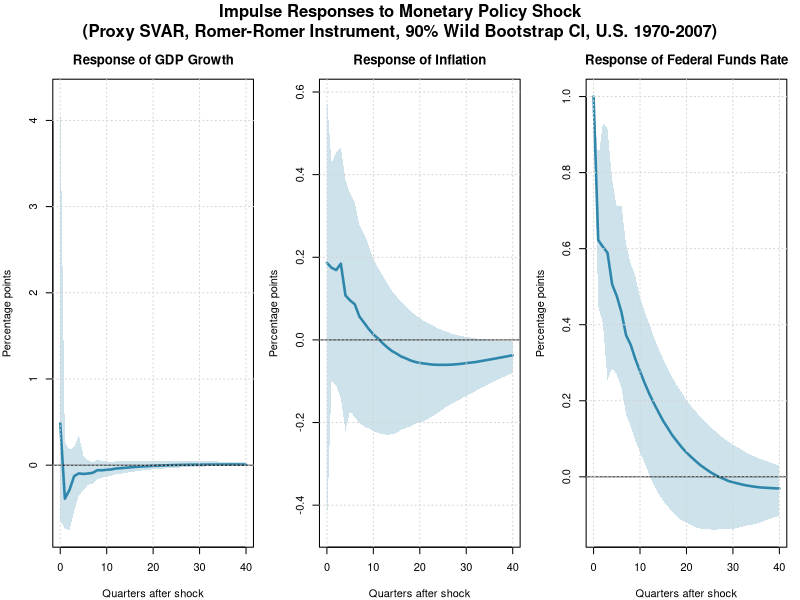
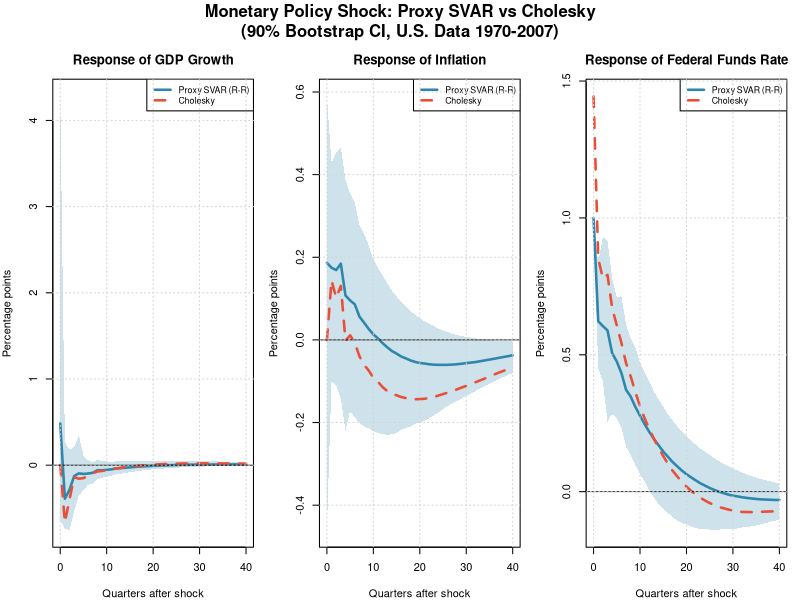

Generate these figures, in order, with R:
# =========================================================================
#  EXAMPLE 2: PROXY SVAR (EXTERNAL INSTRUMENTS)
#  Complete Analysis with IRFs and Comparison to Cholesky
# =========================================================================
#  Data: U.S. FRED (GDPC1, GDPDEF, FEDFUNDS)
#  Instrument: Romer-Romer (2004) shocks, updated by Wieland-Yang (2020)
#  Sample: 1970:Q1 - 2007:Q4
#
#  Author: Alessia Paccagnini
#  Textbook: Macroeconometrics
# =========================================================================

rm(list = ls())
cat(strrep("=", 70), "\n")
cat("EXAMPLE 2: PROXY SVAR (EXTERNAL INSTRUMENTS)\n")
cat("Using Romer-Romer (2004) Monetary Policy Shocks\n")
cat(strrep("=", 70), "\n\n")

library(readxl)

# =========================================================================
#  SECTION 1: LOAD AND PREPARE DATA
# =========================================================================
cat("[1/7] Loading FRED data...\n")

# --- GDP ---
gdp_raw <- read_excel("GDPC1.xlsx", sheet = "Quarterly")
gdp_raw$observation_date <- as.Date(gdp_raw$observation_date)
gdp_raw$GDPC1 <- as.numeric(gdp_raw$GDPC1)

# --- GDP Deflator ---
def_raw <- read_excel("GDPDEF.xlsx", sheet = "Quarterly")
def_raw$observation_date <- as.Date(def_raw$observation_date)
def_raw$GDPDEF <- as.numeric(def_raw$GDPDEF)

# --- Federal Funds Rate (monthly) ---
ff_raw <- read_excel("FEDFUNDS.xlsx", sheet = "Monthly")
ff_raw$observation_date <- as.Date(ff_raw$observation_date)
ff_raw$FEDFUNDS <- as.numeric(ff_raw$FEDFUNDS)

# Convert monthly to quarterly (average)
ff_raw$quarter <- as.Date(cut(ff_raw$observation_date, breaks = "quarter"))
ff_q <- aggregate(FEDFUNDS ~ quarter, data = ff_raw, FUN = mean)
names(ff_q) <- c("date", "fedfunds")

# --- Compute annualized growth rates ---
gdp_growth <- 400 * diff(log(gdp_raw$GDPC1))
gdp_dates  <- gdp_raw$observation_date[-1]

inflation  <- 400 * diff(log(def_raw$GDPDEF))
inf_dates  <- def_raw$observation_date[-1]

cat("   Done.\n")

# =========================================================================
#  SECTION 2: LOAD ROMER-ROMER SHOCKS
# =========================================================================
cat("\n[2/7] Loading Romer-Romer monetary policy shocks...\n")

rr_raw <- read_excel("RR_monetary_shock_quarterly.xlsx")
rr_raw$date <- as.Date(rr_raw$date)

cat("   Source: Romer & Romer (2004), updated by Wieland & Yang (2020)\n")
cat(sprintf("   Observations: %d\n", nrow(rr_raw)))

# =========================================================================
#  SECTION 3: MERGE AND ALIGN DATA
# =========================================================================
cat("\n[3/7] Merging datasets...\n")

# Align all to quarter-end dates
# Use a common quarterly grid
df_gdp <- data.frame(date = as.Date(cut(gdp_dates, "quarter")),
                     gdp_growth = gdp_growth)
df_inf <- data.frame(date = as.Date(cut(inf_dates, "quarter")),
                     inflation = inflation)
df_rr  <- data.frame(date = as.Date(cut(rr_raw$date, "quarter")),
                     rr_shock = rr_raw$resid_romer)

data <- merge(df_gdp, df_inf, by = "date")
data <- merge(data, ff_q, by = "date")
data <- merge(data, df_rr, by = "date")

# Restrict to 1970:Q1 - 2007:Q4
data <- data[data$date >= as.Date("1970-01-01") &
             data$date <= as.Date("2007-12-31"), ]
data <- na.omit(data)

cat(sprintf("   Final sample: %s to %s\n", data$date[1], data$date[nrow(data)]))
cat(sprintf("   Observations: %d\n", nrow(data)))

# Extract matrices
Y      <- as.matrix(data[, c("gdp_growth", "inflation", "fedfunds")])
z_full <- data$rr_shock
K      <- ncol(Y)

var_names <- c("GDP Growth", "Inflation", "Federal Funds Rate")

# =========================================================================
#  SECTION 4: HELPER FUNCTIONS
# =========================================================================

estimate_var <- function(Y, p) {
  # Estimate VAR(p) by OLS
  # Returns: list(T_eff, B_hat, u, Sigma_u, X)
  T_full <- nrow(Y)
  K      <- ncol(Y)
  T_eff  <- T_full - p

  Y_dep <- Y[(p + 1):T_full, , drop = FALSE]

  # Build regressor matrix: constant + lags
  X <- matrix(1, nrow = T_eff, ncol = 1)
  for (lag in 1:p) {
    X <- cbind(X, Y[(p + 1 - lag):(T_full - lag), , drop = FALSE])
  }

  B_hat   <- solve(t(X) %*% X, t(X) %*% Y_dep)
  u       <- Y_dep - X %*% B_hat
  Sigma_u <- (t(u) %*% u) / (T_eff - K * p - 1)

  list(T_eff = T_eff, B_hat = B_hat, u = u, Sigma_u = Sigma_u, X = X)
}


proxy_svar_identification <- function(u, z) {
  # Proxy SVAR: b_k = Cov(u_k, z) / Cov(u_mp, z)
  # Returns: list(b, se, n, F_stat, R2)
  K       <- ncol(u)
  min_len <- min(nrow(u), length(z))
  u <- u[1:min_len, , drop = FALSE]
  z <- z[1:min_len]

  # Remove NaN
  valid <- !is.na(z)
  u <- u[valid, , drop = FALSE]
  z <- z[valid]
  n <- length(z)

  # Covariances
  cov_uz <- sapply(1:K, function(k) cov(u[, k], z))
  cov_mp_z <- cov_uz[K]

  # Impact coefficients
  b <- cov_uz / cov_mp_z

  # First-stage regression
  X_fs     <- cbind(1, z)
  beta_fs  <- solve(t(X_fs) %*% X_fs, t(X_fs) %*% u[, K])
  resid_fs <- u[, K] - X_fs %*% beta_fs

  TSS    <- sum((u[, K] - mean(u[, K]))^2)
  RSS    <- sum(resid_fs^2)
  R2     <- 1 - RSS / TSS
  F_stat <- (R2 / 1) / ((1 - R2) / (n - 2))

  # Bootstrap standard errors
  n_boot <- 500
  b_boot <- matrix(NA, n_boot, K)
  for (ib in 1:n_boot) {
    idx   <- sample(n, n, replace = TRUE)
    cov_b <- sapply(1:K, function(k) cov(u[idx, k], z[idx]))
    if (abs(cov_b[K]) > 1e-10) {
      b_boot[ib, ] <- cov_b / cov_b[K]
    }
  }
  se <- apply(b_boot, 2, sd, na.rm = TRUE)

  list(b = b, se = se, n = n, F_stat = F_stat, R2 = R2)
}


compute_ma_coefficients <- function(B_hat, p, K, H) {
  # Extract lag matrices B_1, ..., B_p from B_hat
  # B_hat: (1+K*p) x K, first row = constant
  B_list <- vector("list", p)
  for (j in 1:p) {
    rows <- (1 + (j - 1) * K + 1):(1 + j * K)
    B_list[[j]] <- t(B_hat[rows, , drop = FALSE])  # K x K
  }

  # Phi_h: list of (H+1) K x K matrices
  Phi <- vector("list", H + 1)
  Phi[[1]] <- diag(K)

  for (h in 1:H) {
    tmp <- matrix(0, K, K)
    for (j in 1:min(h, p)) {
      tmp <- tmp + B_list[[j]] %*% Phi[[h - j + 1]]
    }
    Phi[[h + 1]] <- tmp
  }
  Phi
}


compute_irfs_cholesky <- function(B_hat, P, p, K, H) {
  # Returns array: (H+1) x K x K
  Phi <- compute_ma_coefficients(B_hat, p, K, H)
  IRF <- array(0, dim = c(H + 1, K, K))
  for (h in 0:H) {
    IRF[h + 1, , ] <- Phi[[h + 1]] %*% P
  }
  IRF
}


compute_irfs_proxy <- function(B_hat, b, p, K, H) {
  # Returns matrix: (H+1) x K
  Phi <- compute_ma_coefficients(B_hat, p, K, H)
  IRF <- matrix(0, H + 1, K)
  for (h in 0:H) {
    IRF[h + 1, ] <- Phi[[h + 1]] %*% b
  }
  IRF
}


bootstrap_irfs_proxy <- function(Y, z_full, p, H, n_boot = 2000, ci = 0.90) {
  # Wild bootstrap for Proxy SVAR with Mammen (1993) weights
  # Same weights for residuals and instrument
  # Returns: list(median, lower, upper)  each (H+1) x K

  T_full <- nrow(Y)
  K      <- ncol(Y)

  # Baseline VAR
  base    <- estimate_var(Y, p)
  T_eff   <- base$T_eff
  B_base  <- base$B_hat
  u_base  <- base$u
  X_base  <- base$X

  # Align instrument
  z_aligned <- z_full[(p + 1):T_full]
  min_len   <- min(nrow(u_base), length(z_aligned))
  z_trim    <- z_aligned[1:min_len]

  # Mammen distribution parameters
  p_mammen <- (sqrt(5) + 1) / (2 * sqrt(5))
  w_lo     <- -(sqrt(5) - 1) / 2
  w_hi     <-  (sqrt(5) + 1) / 2

  irfs_boot <- array(NA, dim = c(n_boot, H + 1, K))
  n_fail    <- 0

  for (ib in 1:n_boot) {
    tryCatch({
      # Mammen weights
      w <- ifelse(runif(T_eff) < p_mammen, w_lo, w_hi)

      # Wild bootstrap residuals
      u_star <- u_base * w

      # Reconstruct data
      Y_star       <- matrix(0, T_full, K)
      Y_star[1:p, ] <- Y[1:p, ]
      for (t in 1:T_eff) {
        Y_star[p + t, ] <- X_base[t, ] %*% B_base + u_star[t, ]
      }

      # Re-estimate VAR
      fit_b <- estimate_var(Y_star, p)

      # Wild bootstrap instrument (same weights)
      w_z    <- w[1:min_len]
      z_star <- z_trim * w_z

      # Re-identify
      id_b <- proxy_svar_identification(fit_b$u, z_star)

      # Bootstrap IRFs
      irfs_boot[ib, , ] <- compute_irfs_proxy(fit_b$B_hat, id_b$b, p, K, H)
    }, error = function(e) {
      n_fail <<- n_fail + 1
    })
  }

  cat(sprintf("   Wild bootstrap: %d replications, %d failures\n", n_boot, n_fail))

  alpha  <- (1 - ci) / 2
  median <- apply(irfs_boot, c(2, 3), median, na.rm = TRUE)
  lower  <- apply(irfs_boot, c(2, 3), quantile, probs = alpha,     na.rm = TRUE)
  upper  <- apply(irfs_boot, c(2, 3), quantile, probs = 1 - alpha, na.rm = TRUE)

  list(median = median, lower = lower, upper = upper)
}


bootstrap_irfs_cholesky <- function(Y, p, H, n_boot = 500, ci = 0.90) {
  # Residual bootstrap for Cholesky IRFs
  # Returns: list(median, lower, upper)  each (H+1) x K (MP shock only)

  T_full <- nrow(Y)
  K      <- ncol(Y)

  base   <- estimate_var(Y, p)
  T_eff  <- base$T_eff
  B_orig <- base$B_hat
  u_orig <- base$u
  X_orig <- base$X

  irfs_boot <- array(NA, dim = c(n_boot, H + 1, K))

  for (ib in 1:n_boot) {
    tryCatch({
      idx    <- sample(T_eff, T_eff, replace = TRUE)
      u_boot <- u_orig[idx, , drop = FALSE]

      Y_boot       <- matrix(0, T_full, K)
      Y_boot[1:p, ] <- Y[1:p, ]
      Y_boot[(p + 1):T_full, ] <- X_orig %*% B_orig + u_boot

      fit_b   <- estimate_var(Y_boot, p)
      P_b     <- t(chol(fit_b$Sigma_u))   # lower triangular
      IRF_b   <- compute_irfs_cholesky(fit_b$B_hat, P_b, p, K, H)
      irfs_boot[ib, , ] <- IRF_b[, , K]   # MP shock = last column
    }, error = function(e) {
      # leave as NA
    })
  }

  alpha  <- (1 - ci) / 2
  median <- apply(irfs_boot, c(2, 3), median, na.rm = TRUE)
  lower  <- apply(irfs_boot, c(2, 3), quantile, probs = alpha,     na.rm = TRUE)
  upper  <- apply(irfs_boot, c(2, 3), quantile, probs = 1 - alpha, na.rm = TRUE)

  list(median = median, lower = lower, upper = upper)
}

# =========================================================================
#  SECTION 5: VAR ESTIMATION
# =========================================================================
cat("\n[4/7] Estimating VAR(4)...\n")

p <- 4
H <- 40

fit <- estimate_var(Y, p)
T_eff   <- fit$T_eff
B_hat   <- fit$B_hat
u_hat   <- fit$u
Sigma_u <- fit$Sigma_u
X_var   <- fit$X

cat(sprintf("   VAR(%d) estimated\n", p))
cat(sprintf("   Effective sample: %d observations\n", T_eff))

# =========================================================================
#  SECTION 6: STRUCTURAL IDENTIFICATION
# =========================================================================
cat("\n[5/7] Structural Identification...\n")

# --- A) Cholesky ---
P_chol <- t(chol(Sigma_u))   # lower triangular

cat("\n   A) CHOLESKY IDENTIFICATION\n")
cat("   ", strrep("-", 50), "\n")
cat(sprintf("              eps_GDP    eps_pi    eps_MP\n"))
row_labs <- c("GDP      ", "Inflation", "FedFunds ")
for (i in 1:K) {
  cat(sprintf("   %s  %9.4f  %9.4f  %9.4f\n", row_labs[i],
              P_chol[i, 1], P_chol[i, 2], P_chol[i, 3]))
}

# --- B) Proxy SVAR ---
cat("\n   B) PROXY SVAR IDENTIFICATION\n")
cat("   ", strrep("-", 50), "\n")
cat("   Instrument: Romer-Romer (2004) narrative shocks\n")

z <- z_full[(p + 1):length(z_full)]

set.seed(42)
id <- proxy_svar_identification(u_hat, z)
b_proxy  <- id$b
se_proxy <- id$se
n_valid  <- id$n
F_stat   <- id$F_stat
R2       <- id$R2

cat(sprintf("\n   First-stage diagnostics:\n"))
cat(sprintf("   F-statistic: %.1f\n", F_stat))
cat(sprintf("   R-squared: %.4f\n", R2))
cat(sprintf("   Observations: %d\n", n_valid))

if (F_stat > 10) {
  cat("   Strong instrument (F > 10)\n")
} else {
  cat("   WARNING: Weak instrument (F < 10)\n")
}

cat(sprintf("\n   Structural impact multipliers:\n"))
cat(sprintf("   %-20s %12s %12s %10s\n", "Variable", "Estimate", "Std. Error", "t-stat"))
cat("   ", strrep("-", 54), "\n")
for (i in 1:K) {
  t_stat <- ifelse(se_proxy[i] > 0, b_proxy[i] / se_proxy[i], NA)
  cat(sprintf("   %-20s %12.4f %12.4f %10.2f\n",
              var_names[i], b_proxy[i], se_proxy[i], t_stat))
}

# =========================================================================
#  SECTION 7: COMPUTE IRFs
# =========================================================================
cat("\n\n[6/7] Computing IRFs...\n")

# Cholesky IRFs
IRF_chol    <- compute_irfs_cholesky(B_hat, P_chol, p, K, H)
irf_chol_mp <- IRF_chol[, , K]   # MP shock

# Proxy SVAR IRFs
irf_proxy <- compute_irfs_proxy(B_hat, b_proxy, p, K, H)

# Bootstrap CIs
cat("   Computing bootstrap confidence intervals...\n")

set.seed(42)

cat("   Proxy SVAR: wild bootstrap (Mammen weights, 2000 reps, 90% CI)...\n")
boot_proxy <- bootstrap_irfs_proxy(Y, z_full, p, H, n_boot = 2000, ci = 0.90)

cat("   Cholesky: residual bootstrap (500 reps, 90% CI)...\n")
boot_chol <- bootstrap_irfs_cholesky(Y, p, H, n_boot = 500, ci = 0.90)

cat("   Done.\n")

# =========================================================================
#  SECTION 8: GENERATE FIGURES
# =========================================================================
cat("\n\n[7/7] Generating figures...\n")

col_proxy <- rgb(46, 134, 171, maxColorValue = 255)
col_band  <- rgb(46, 134, 171, alpha = 60, maxColorValue = 255)
col_chol  <- rgb(233, 79, 55, maxColorValue = 255)
horizons  <- 0:H

# Helper: draw a figure to screen (RStudio Plots pane), then save to PNG
# Usage: call plot_start(), draw your plot, then call plot_save(filename)
plot_start <- function(w = 14, h = 4) {
  # Draw to the active device (RStudio Plots pane or X11)
  dev.new(width = w, height = h, noRStudioGD = FALSE)
}

plot_save <- function(filename, w = 1400, h = 400, res = 150) {
  # Copy whatever is on screen to a PNG file
  dev.copy(png, filename = filename, width = w, height = h, res = res)
  dev.off()
  cat(sprintf("   Saved: %s\n", filename))
}

# --- FIGURE 1: Proxy SVAR IRFs ---
plot_start()
par(mfrow = c(1, 3), mar = c(4, 4, 3, 1), oma = c(0, 0, 3, 0))

for (i in 1:K) {
  y_lo  <- boot_proxy$lower[, i]
  y_hi  <- boot_proxy$upper[, i]
  y_med <- boot_proxy$median[, i]

  plot(horizons, y_med, type = "n",
       ylim = range(c(y_lo, y_hi)),
       xlab = "Quarters after shock", ylab = "Percentage points",
       main = paste("Response of", var_names[i]))
  polygon(c(horizons, rev(horizons)), c(y_lo, rev(y_hi)),
          col = col_band, border = NA)
  lines(horizons, y_med, col = col_proxy, lwd = 2.5)
  abline(h = 0, lwd = 0.8)
  grid()
}

mtext("Impulse Responses to Monetary Policy Shock\n(Proxy SVAR, Romer-Romer Instrument, 90% Wild Bootstrap CI, U.S. 1970-2007)",
      outer = TRUE, cex = 1.0, font = 2)
plot_save("figure1_proxy_irf.png")

# --- FIGURE 2: Proxy vs Cholesky Comparison ---
plot_start()
par(mfrow = c(1, 3), mar = c(4, 4, 3, 1), oma = c(0, 0, 3, 0))

for (i in 1:K) {
  y_lo  <- boot_proxy$lower[, i]
  y_hi  <- boot_proxy$upper[, i]
  y_med <- boot_proxy$median[, i]
  y_ch  <- boot_chol$median[, i]

  plot(horizons, y_med, type = "n",
       ylim = range(c(y_lo, y_hi, y_ch)),
       xlab = "Quarters after shock", ylab = "Percentage points",
       main = paste("Response of", var_names[i]))
  polygon(c(horizons, rev(horizons)), c(y_lo, rev(y_hi)),
          col = col_band, border = NA)
  lines(horizons, y_med, col = col_proxy, lwd = 2.5)
  lines(horizons, y_ch,  col = col_chol,  lwd = 2.5, lty = 2)
  abline(h = 0, lwd = 0.8)
  legend("topright", legend = c("Proxy SVAR (R-R)", "Cholesky"),
         col = c(col_proxy, col_chol), lwd = 2.5, lty = c(1, 2),
         cex = 0.8, bg = "white")
  grid()
}

mtext("Monetary Policy Shock: Proxy SVAR vs Cholesky\n(90% Bootstrap CI, U.S. Data 1970-2007)",
      outer = TRUE, cex = 1.0, font = 2)
plot_save("figure2_proxy_vs_cholesky.png")

cat("\n   All figures saved!\n")

# =========================================================================
#  SUMMARY
# =========================================================================
cat("\n"); cat(strrep("=", 70)); cat("\n")
cat("SUMMARY RESULTS\n")
cat(strrep("=", 70)); cat("\n")

cat("\n--- First-Stage Diagnostics ---\n")
cat(sprintf("F-statistic: %.1f\n", F_stat))
cat(sprintf("R-squared: %.4f\n", R2))

cat("\n--- Impact Multipliers Comparison ---\n")
cat(sprintf("%-25s %12s %12s\n", "Variable", "Cholesky", "Proxy SVAR"))
cat(strrep("-", 50)); cat("\n")
for (i in 1:K) {
  cat(sprintf("%-25s %12.4f %12.4f\n", var_names[i], irf_chol_mp[1, i], irf_proxy[1, i]))
}

cat("\n--- Comparison with Textbook Table 4.5 ---\n")
cat(sprintf("%-25s %10s %11s %10s %11s\n",
            "Variable", "Book Chol", "Book Proxy", "Code Chol", "Code Proxy"))
cat(strrep("-", 68)); cat("\n")
book_chol  <- c(0.00, 0.00, 0.90)
book_proxy <- c(0.78, 0.19, 1.00)
for (i in 1:K) {
  cat(sprintf("%-25s %10.2f %11.2f %10.4f %11.4f\n",
              var_names[i], book_chol[i], book_proxy[i],
              irf_chol_mp[1, i], irf_proxy[1, i]))
}

cat("\n"); cat(strrep("=", 70)); cat("\n")
cat("DONE\n")
cat(strrep("=", 70)); cat("\n")
